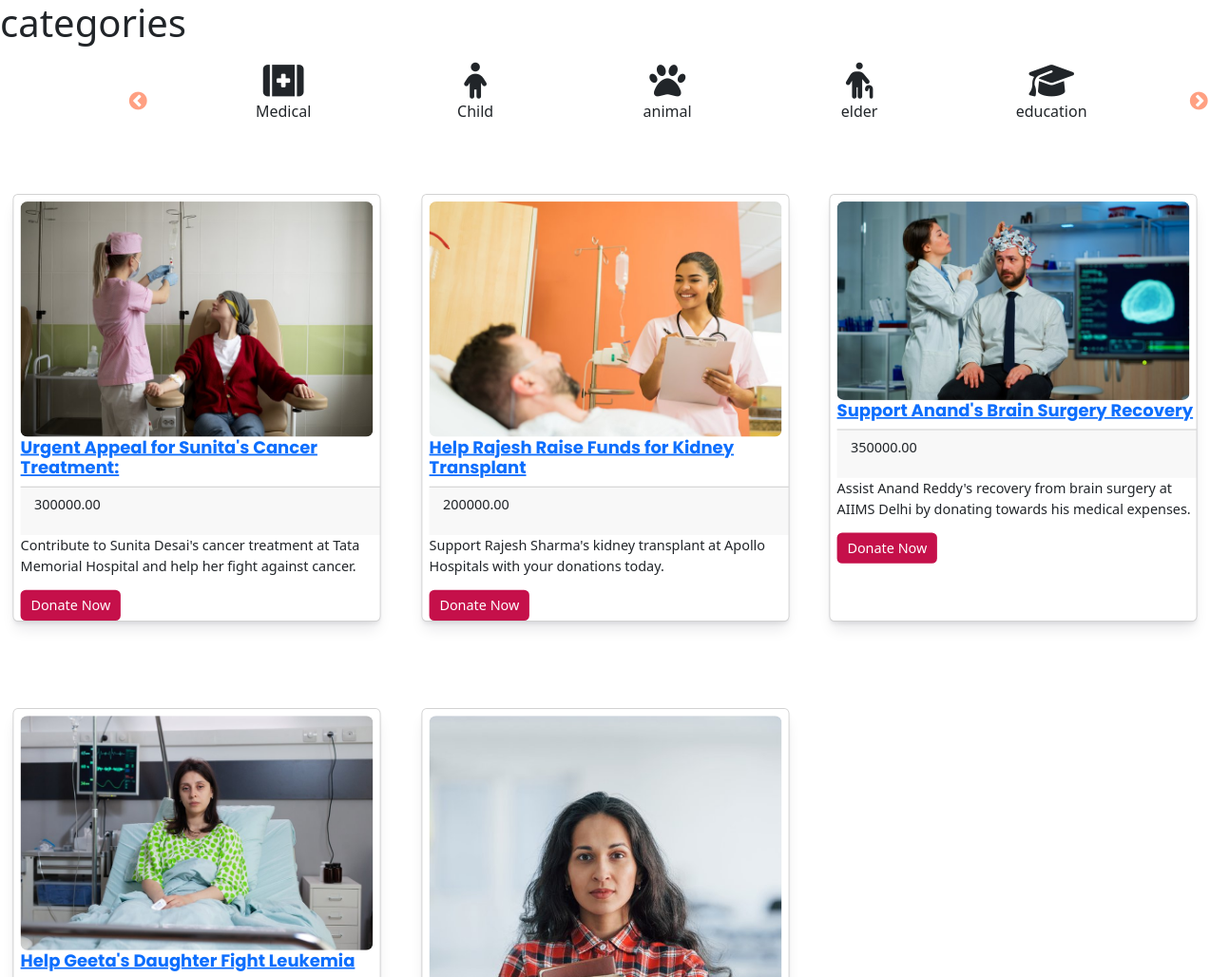
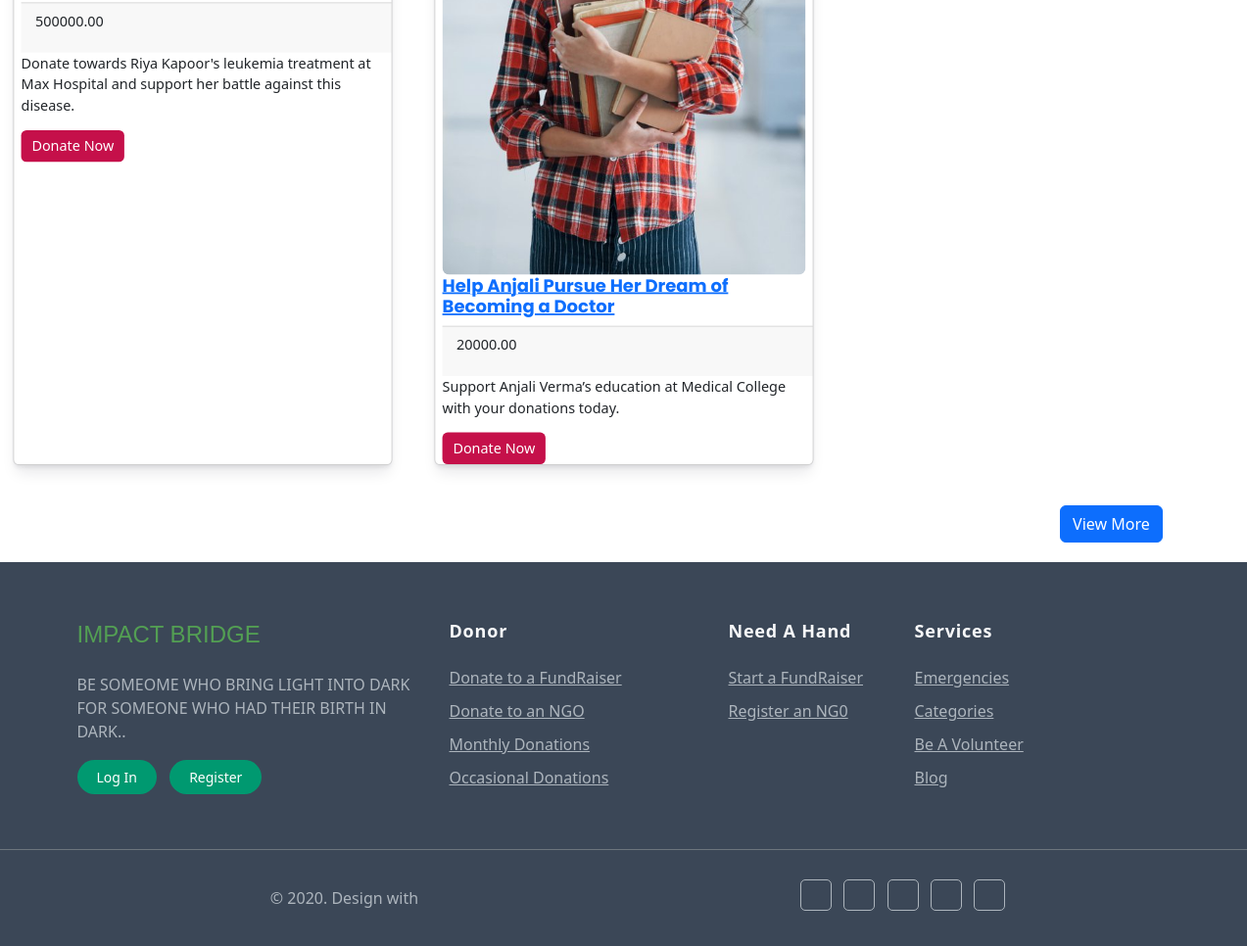
/all_donations/, run on the app's committed database (2 pictures, top to bottom).
### donations/models.py (models this page shows, shortened)
class Donation(models.Model):
        CATEGORY_CHOICES = (
        ('medical_emergency', 'Medical_Emergency'),#
        ('healthandwellness', 'Health and Wellness'),#
        ('education', 'Education and Learning'),#
        ('poverty', 'Poverty Alleviation'),#
        ('community', 'Community Development'),#
        ('humanitarian', 'Humanitarian Aid'),#
        ('arts', 'Arts & Culture'),#
        ('women', 'Women Welfare'),#
        ('child', 'Child Welfare'),#
        ('elders', 'Elderly Care'),#
        ('environment', 'Environmental Conservation'),#
        ('hunger', 'Food Security'),#
        ('speciallyabled', 'Specially Abled'),
                            )
        PAYMENT_CHOICES = {
        ('upi', 'PhonePe/GooglePay'),
        ('credit/debit_cards', 'Credit or Debit Cards'),
        ('netbanking', 'NetBanking'),
        }
        INDIAN_STATES = [
        ('AN', 'Andaman and Nicobar Islands'),
        ('AP', 'Andhra Pradesh'),
        ('AR', 'Arunachal Pradesh'),
        ('AS', 'Assam'),
        ('BR', 'Bihar'),
        ('CH', 'Chandigarh'),
        ('CG', 'Chhattisgarh'),
        ('DN', 'Dadra and Nagar Haveli and Daman and Diu'),
        ('DL', 'Delhi'),
        ('GA', 'Goa'),
        ('GJ', 'Gujarat'),
        ('HR', 'Haryana'),
        ('HP', 'Himachal Pradesh'),
        ('JK', 'Jammu and Kashmir'),
        ('JH', 'Jharkhand'),
        ('KA', 'Karnataka'),
        ('KL', 'Kerala'),
        ('LA', 'Ladakh'),
        ('LD', 'Lakshadweep'),
        ('MP', 'Madhya Pradesh'),
        ('MH', 'Maharashtra'),
        ('MN', 'Manipur'),
        ('ML', 'Meghalaya'),
        ('MZ', 'Mizoram'),
        ('NL', 'Nagaland'),
        ('OR', 'Odisha'),
        ('PY', 'Puducherry'),
        ('PB', 'Punjab'),
        ('RJ', 'Rajasthan'),
        ('SK', 'Sikkim'),
        ('TN', 'Tamil Nadu'),
        ('TS', 'Telangana'),
        ('TR', 'Tripura'),
        ('UP', 'Uttar Pradesh'),
        ('UK', 'Uttarakhand'),
        ('WB', 'West Bengal')
    ]
        user = models.ForeignKey(User, on_delete=models.CASCADE)
        title = models.CharField(max_length=100)
        description = models.CharField(max_length=300)
        story = models.TextField()
        category = models.CharField(max_length=20, choices=CATEGORY_CHOICES)
        date_posted = models.DateTimeField(default=timezone.now)
        end_date = models.DateTimeField(null=True)
        goal_amount = models.DecimalField(max_digits=10, decimal_places=2,null=True)
        file = models.FileField(upload_to='media/', null=True, blank=True)  # Allowing null and blank for optional media files
        is_approved = models.BooleanField(default=False)
        class Meta:
            permissions = [
                ("can_change_is_approved", "Can change the approval status of donations"),
            ]
        address = models.CharField(max_length=200,null=True)
        pin_code = models.CharField(
        max_length=6,
        validators=[RegexValidator(r"^[1-9][0-9]{2}\s{0,1}[0-9]{3}$", "Invalid PIN code format")],
        null=True
    )
        country = models.CharField(max_length=2, choices=[('IN', 'India')], default='IN')
        state = models.CharField(max_length=2, choices=INDIAN_STATES, null=True)
        phone_number = models.CharField(max_length=10, null=True)
        email = models.EmailField(max_length=255,null=True)

class Media(models.Model):
    MEDIA_TYPE_CHOICES = (
        ('image', 'Image'),
        ('video', 'Video'),
    )
    donation = models.ForeignKey(Donation, related_name='media', on_delete=models.CASCADE)
    file = models.FileField(upload_to='media/')
    media_type = models.CharField(max_length=5, choices=MEDIA_TYPE_CHOICES)

### donations/views.py (the view)
# urls.py: path('all_donations/',views.all_donations, name='all_donations'),
def all_donations(request):
    context = {}
    context['donation_posts'] = Donation.objects.all()
    context['urgent_posts'] = Donation.objects.filter(category='medical_emergency')
    context['child_posts'] = Donation.objects.filter(category='child')
    context['elder_posts'] = Donation.objects.filter(category='elders')
    context['education_posts'] = Donation.objects.filter(category='education')
    context['healthandwellness'] = Donation.objects.filter(category='healthandwellness')
    context['poverty_posts'] = Donation.objects.filter(category='poverty')
    context['community_posts'] = Donation.objects.filter(category='community')
    context['humanity_posts'] = Donation.objects.filter(category='humanitarian')
    context['arts_posts'] = Donation.objects.filter(category='arts')
    context['women_posts'] = Donation.objects.filter(category='women')
    context['environment_posts'] = Donation.objects.filter(category='environment')
    context['hunger_posts'] = Donation.objects.filter(category='hunger')
    context['urgent_posts'] = Donation.objects.filter(category='medical_emergency')
    donation_posts_with_images = []
    for post in context['donation_posts']:
            media_objects = Media.objects.filter(donation_id=post.pk)
            first_image = Media.objects.filter(donation=post, media_type='image').first()
            if first_image:
                print(first_image.file.url)  # Debugging print statement
            donation_posts_with_images.append((post, first_image))
    context['donation_posts_with_images'] = donation_posts_with_images
    return render(request, 'donations/donationsdisplay.html', context)

### donations/templates/donations/donationsdisplay.html (shortened to what this page needs)
{% load static %}
<!DOCTYPE html>
<html lang="en">
  <head>
    <link rel="stylesheet" href="https://cdnjs.cloudflare.com/ajax/libs/MaterialDesign-Webfont/5.3.45/css/materialdesignicons.css"
 />
    <link
      href="https://cdn.jsdelivr.net/npm/bootstrap@5.3.3/dist/css/bootstrap.min.css"
      rel="stylesheet"
    />
    <link rel="stylesheet" href="https://cdnjs.cloudflare.com/ajax/libs/font-awesome/4.7.0/css/font-awesome.min.css">
    <link rel="stylesheet" type="text/css" href="{% static 'donations/main.css' '%}">
    <link rel="stylesheet" href="https://cdnjs.cloudflare.com/ajax/libs/slick-carousel/1.9.0/slick.min.css">
    <link rel="stylesheet" href="https://cdnjs.cloudflare.com/ajax/libs/slick-carousel/1.9.0/slick-theme.min.css">
    <link rel="stylesheet" href="https://cdnjs.cloudflare.com/ajax/libs/font-awesome/6.5.2/css/all.min.css"
 />
  </head>
  <body>
    <div >
      <h1>categories</h1>
    </div>
    <div>
      <div class="contain">
          <div class="slides">
            <div class="icons" onclick="showmedical()">
              <i class="fa-solid fa-kit-medical"></i>
              <p>Medical</p>
            </div>
            <div class="icons"onclick="showchild()" style="cursor: grab;">
              <i class="fa-solid fa-child"></i>
              <p>Child</p>
            </div>
            <div class="icons" onclick="showanimal()">
              <i class="fa-solid fa-paw"></i>
              <p>animal</p>
            </div>
            <div class="icons" onclick="showelder()">
              <i class="fa-solid fa-person-cane"></i>
              <p>elder</p>
            </div>
            <div class="icons" onclick="showeducation()">
              <i class="fa-solid fa-graduation-cap"></i>
              <p>education</p>
            </div>
          </div>
      </div>
    </div>
    <div class="categories">
      <div class="card-group"  id="medical" style="display: flex;">
        <div class="row row-cols-1 row-cols-md-3 g-3 mt-2 mr-auto ml-auto" >
          {% for urgent_post in urgent_posts %}
          {% for post, image in donation_posts_with_images %}
              {% if urgent_post.pk == post.pk %}
                  <div class="card pt-2" style="box-shadow: 0px 12px 16px -4px rgba(16, 24, 40, 0.1), 0px 4px 6px -2px rgba(16, 24,40,0.1);scale: 0.9;">
                      {% if image %}
                          <img src="{{ image.file.url }}" alt="{{ image.file.name }}" class="card-img-top rounded-3 img-fluid">
                      {% else %}
                          <img src="{% static 'images/default-image.jpg' %}" alt="No Image Available" class="card-img-top rounded-3 img-fluid">
                      {% endif %}
                      <div class="card-body" style="margin: 0px;width: 420px;">
                          <h5 class="card-title"><a href="{% url 'post-detail' post.pk %}">{{ post.title }}</a></h5>
                          <div class="card-footer" style="display: flex; align-items: center; gap: 20px;">
                              <p>{{ post.goal_amount }}</p>
                          </div>
                          <p class="card-text">{{ post.description }}</p>
                          <button type="button" class="btn btn-primary colorbutton" style="align-self: center;">Donate Now</button>
                      </div>
                  </div>
              {% endif %}
          {% endfor %}
      {% endfor %}
        </div>
      </div>
      <div class="card-group"  id="education" style="display: flex;">
        <div class="row row-cols-1 row-cols-md-3 g-3 mt-2 mr-auto ml-auto" >
          {% for urgent_post in education_posts %}
          {% for post, image in donation_posts_with_images %}
              {% if urgent_post.pk == post.pk %}
                  <div class="card pt-2" style="box-shadow: 0px 12px 16px -4px rgba(16, 24, 40, 0.1), 0px 4px 6px -2px rgba(16, 24,40,0.1);scale: 0.9;">
                      {% if image %}
                          <img src="{{ image.file.url }}" alt="{{ image.file.name }}" class="card-img-top rounded-3 img-fluid">
                      {% else %}
                          <img src="{% static 'images/default-image.jpg' %}" alt="No Image Available" class="card-img-top rounded-3 img-fluid">
                      {% endif %}
                      <div class="card-body" style="margin: 0px;width: 420px;">
                          <h5 class="card-title"><a href="{% url 'post-detail' post.pk %}">{{ post.title }}</a></h5>
                          <div class="card-footer" style="display: flex; align-items: center; gap: 20px;">
                              <p>{{ post.goal_amount }}</p>
                          </div>
                          <p class="card-text">{{ post.description }}</p>
                          <button type="button" class="btn btn-primary colorbutton" style="align-self: center;">Donate Now</button>
                      </div>
                  </div>
              {% endif %}
          {% endfor %}
      {% endfor %}
        </div>
      </div>
        <button class="btn btn-primary" style="position: relative;right: -85%;margin-bottom: 20px;">View More</button>
      </div>
    <footer class="footer bg-footer">
      <div class="container">
          <div class="row">
              <div class="col-lg-4 col-12 mb-0 mb-md-4 pb-0 pb-md-2">
                <h4 style="font-family: 'Trebuchet MS', 'Lucida Sans Unicode', 'Lucida Grande', 'Lucida Sans', Arial, sans-serif;color: #539f53;">IMPACT BRIDGE</h4>
                  <p class="mt-4">BE SOMEOME WHO BRING LIGHT INTO DARK FOR SOMEONE WHO HAD THEIR BIRTH IN DARK..</p>
              </div>
              <div class="col-lg-3 col-md-4 col-12 mt-4 mt-sm-0 pt-2 pt-sm-0">
                  <h4 class="text-light footer-head">Donor</h4>
                  <ul class="list-unstyled footer-list mt-4">
                      <li><a href="javascript:void(0)" class="text-foot"> Donate to a FundRaiser</a></li>
                      <li><a href="javascript:void(0)" class="text-foot"> Donate to an NGO</a></li>
                      <li><a href="javascript:void(0)" class="text-foot"> Monthly Donations</a></li>
                      <li><a href="javascript:void(0)" class="text-foot"> Occasional Donations</a></li>
                  </ul>
              </div>
              <div class="col-lg-2 col-md-4 col-12 mt-4 mt-sm-0 pt-2 pt-sm-0">
                  <h4 class="text-light footer-head">Need A Hand</h4>
                  <ul class="list-unstyled footer-list mt-4">
                      <li><a href="javascript:void(0)" class="text-foot"> Start a FundRaiser</a></li>
                      <li><a href="javascript:void(0)" class="text-foot"> Register an NG0</a></li>
                  </ul>
              </div>
              <div class="col-lg-3 col-md-4 col-12 mt-4 mt-sm-0 pt-2 pt-sm-0">
                <h4 class="text-light footer-head">Services</h4>
                  <ul class="list-unstyled footer-list mt-4">
                      <li><a href="#" class="text-foot">Emergencies</a></li>
                      <li><a href="#" class="text-foot"> Categories</a></li>
                      <li><a href="#" class="text-foot"> Be A Volunteer</a></li>
                      <li><a href="#" class="text-foot"> Blog</a></li>
                  </ul>
              </div>
              <div style="position:absolute;top: 207px;">
                <a href="{% url 'account_login' %}" class="login-button" style="margin-right: 9px;">Log In</a>
                <a href="{% url 'account_signup' %}" class="login-button">Register</a>
              </div>
          </div>
      </div>
  </footer>
  <footer class="footer bg-footer footer-bar">
      <div class="container text-center">
          <div class="row align-items-center">
              <div class="col-sm-6">
                  <div class="text-sm-left">
                      <p class="mb-0">&copy; 2020. Design with </p>
                  </div>
              </div>
              <div class="col-sm-6 mt-4 mt-sm-0 pt-2 pt-sm-0">
                  <ul class="list-unstyled text-sm-right social-icon social mb-0">
                      <li class="list-inline-item"><a href="javascript:void(0)" class="rounded"></a></li>
                      <li class="list-inline-item"><a href="javascript:void(0)" class="rounded"></a></li>
                      <li class="list-inline-item"><a href="javascript:void(0)" class="rounded"></a></li>
                      <li class="list-inline-item"><a href="javascript:void(0)" class="rounded"></a></li>
                      <li class="list-inline-item"><a href="javascript:void(0)" class="rounded"></a></li>
                  </ul>
              </div>
          </div>
      </div>
  </footer>
 </body>
</html>

### donations/static/donations/main.css (style rules this page uses)
:root { --heading: "Poppins",sans-serif; }
body { overflow-x:hidden !important; }
body,html { margin: 0px; padding: 0px; height: fit-content; }
.card-title { font-family: var(--heading); font-weight: 700; margin-bottom: 10px; }
.card-body { width: 480px; padding: 0px 0px; margin-left: 15px; }
.login-button { background-color: #009970; color: #fff; font-size: 14px; padding:8px 20px; border-radius: 50px; text-decoration: none; transition: 0.3s background-color ; }
.bg-footer { background-color: #3b4757 !important; }
.footer { padding: 60px 0; position: relative; color: #adb5bd; }
.footer .footer-head { font-size: 18px; letter-spacing: 0.8px; font-weight: 600; }
.footer .text-foot { color: #adb5bd; }
.footer .footer-list { margin-bottom: 0; }
.footer .footer-list li { margin-bottom: 10px; }
.footer .footer-list li a { -webkit-transition: all 0.5s ease; transition: all 0.5s ease; }
.footer .footer-list li:last-child { margin-bottom: 0; }
.footer.footer-bar { padding: 30px 0; border-top: 1px solid #6c757d; }
.social-icon.social li a { color: #adb5bd; border-color: #adb5bd; }
.social-icon li a { color: #35404e; border: 1px solid #35404e; display: inline-block; height: 32px; text-align: center; font-size: 15px; width: 32px; line-height: 30px; -webkit-transition: all 0.4s ease; transition: all 0.4s ease; overflow: hidden; position: relative; }
.rounded { border-radius: 5px !important; }

### donations/templates/donations/donationsdisplay.html (style rules this page uses)
.colorbutton { background: #C5104A; border: none; }
.contain { width: 75%; position: relative; margin: auto; text-align: center; }
.slides { display: flex; transition: transform 1s ease-in-out; text-align: center; width: 1086px !important; }
.icons { text-align: center; margin: 0px 0px; padding: 10px 10px; }
.icons i { font-size: 38px; }

### data on the page
Donation: file (picture), title "Urgent Appeal for Sunita's Cancer Treatment:", goal_amount "300000.00", description "Contribute to Sunita Desai's cancer treatment at Tata Memorial Hospital and help her fight against cancer."
Donation: file (picture), title "Help Rajesh Raise Funds for Kidney Transplant", goal_amount "200000.00", description "Support Rajesh Sharma's kidney transplant at Apollo Hospitals with your donations today."
Donation: file (picture), title "Support Anand's Brain Surgery Recovery", goal_amount "350000.00", description "Assist Anand Reddy's recovery from brain surgery at AIIMS Delhi by donating towards his medical expenses."
Donation: file (picture), title "Help Geeta's Daughter Fight Leukemia", goal_amount "500000.00", description "Donate towards Riya Kapoor's leukemia treatment at Max Hospital and support her battle against this disease."
Donation: file (picture), title "Help Anjali Pursue Her Dream of Becoming a Doctor", goal_amount "20000.00", description "Support Anjali Verma’s education at Medical College with your donations today."
